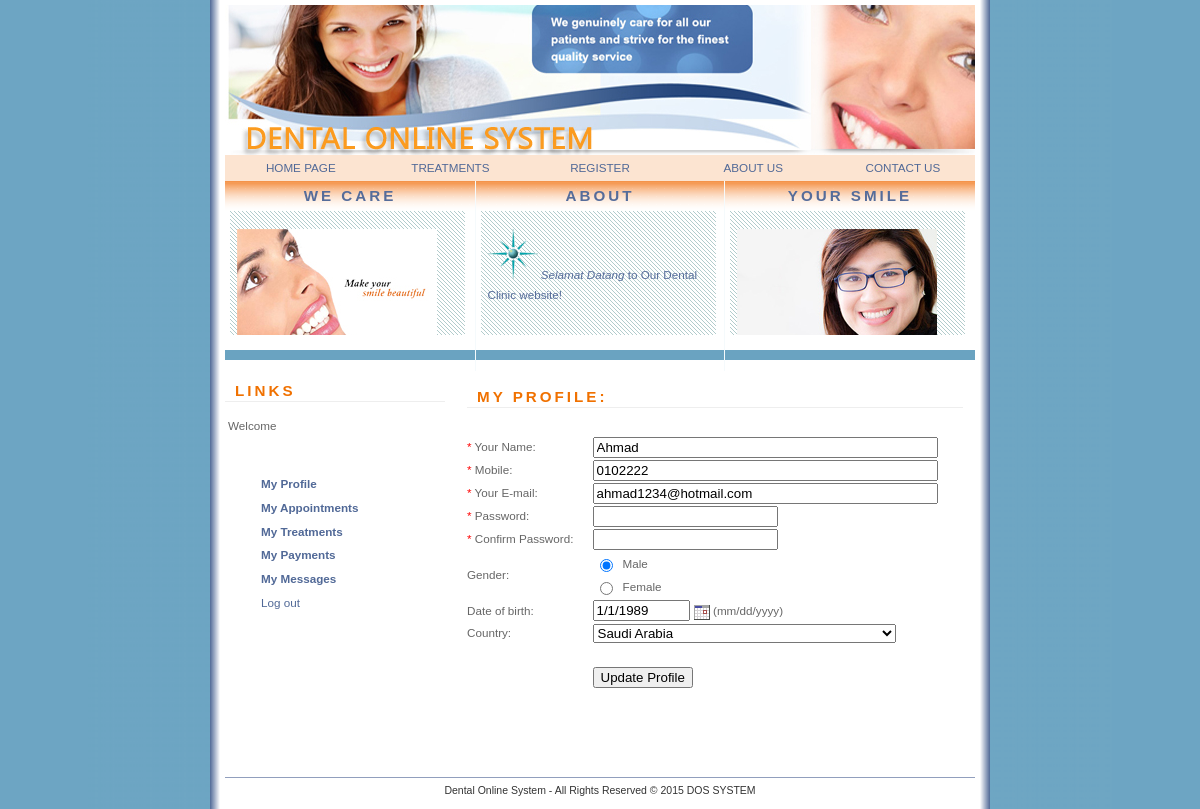
The app's page /profile.php?id=2, older data.
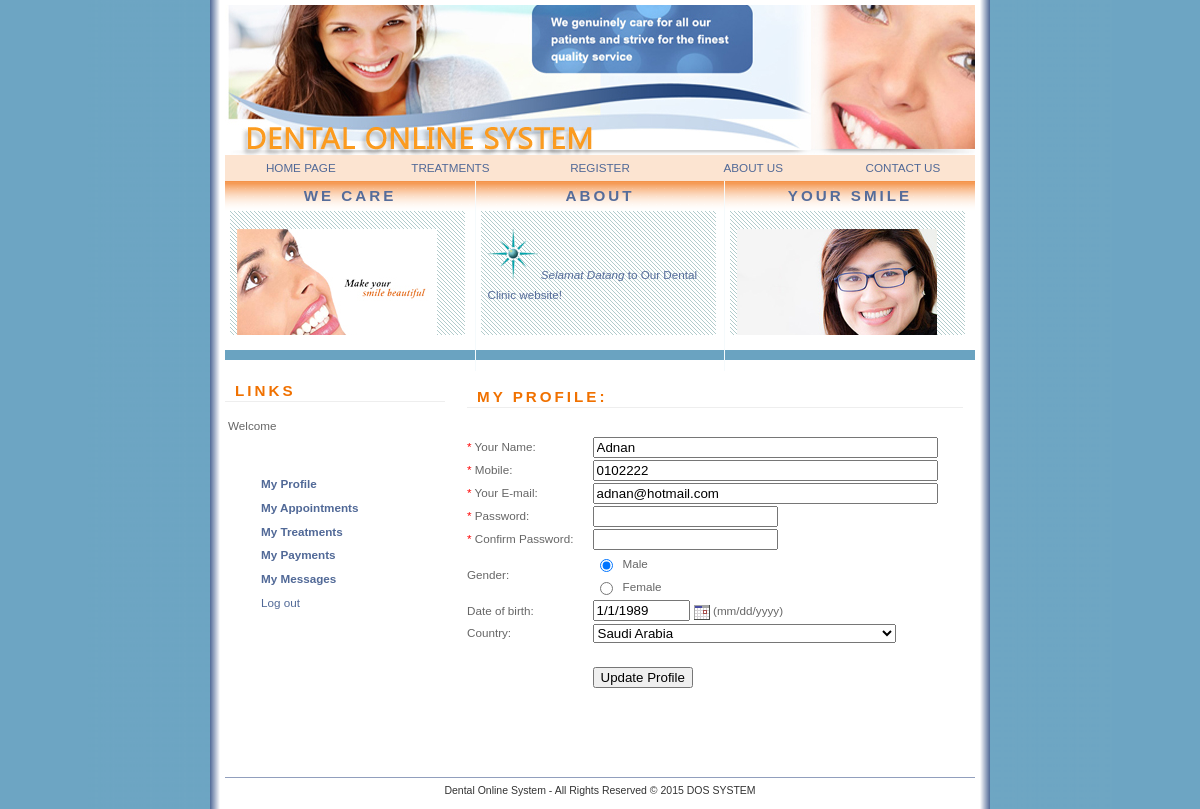
The same page, newer data.
### tables this page shows
CREATE TABLE `patient` (
  `id` int(10) unsigned NOT NULL auto_increment,
  `name` varchar(45) NOT NULL,
  `password` varchar(45) NOT NULL,
  `gender` varchar(45) NOT NULL,
  `mobile` varchar(45) NOT NULL,
  `email` varchar(45) NOT NULL,
  `dob` varchar(45) NOT NULL,
  `country` varchar(45) NOT NULL,
  `date_` varchar(45) NOT NULL,
  PRIMARY KEY  (`id`)
);

### profile.php (the view, shortened to what the changed rows need)
<!DOCTYPE html PUBLIC "-//W3C//DTD XHTML 1.0 Transitional//EN" "http://www.w3.org/TR/xhtml1/DTD/xhtml1-transitional.dtd">
<html xmlns="http://www.w3.org/1999/xhtml">
<head>
<link href="style.css" rel="stylesheet" type="text/css" />
	<link rel="stylesheet" href="calendar.css">
</head>
<body>
<div id="container">
  <div id="banner">
    <h1>&nbsp;</h1>
    <h1>&nbsp;</h1>
    <h1 class="style3">&nbsp;</h1>
  </div>
  <div class="intro">
    <h2> We care </h2>
  </div>
  <div class="intro2">
    <h2> about </h2>
  </div>
  <div class="intro3">
    <h2> your smile </h2>
  </div>
  <div id="sidebar">
    <h1> Links </h1>
  </div>
  <div id="content">
    <?
		$pid = $_GET["id"];
		$data = mysql_fetch_array(mysql_query("SELECT name,gender,mobile,email,dob,country FROM patient WHERE id = '$pid' "));
		$name = $data[0];
		$mobile = $data[2];
		$email = $data[3];
		$dob = $data[4];
	if(isset($_POST['update']))
	{
		$name = $_REQUEST["name"];
		$gender = $_POST['gender'];
		$mobile = $_POST['mobile'];
		$email = $_POST['email'];
		$dob = $_POST['timestamp'];
		$country = $_POST['country'];
		$password = $_POST['password'];
		$repassword = $_POST['repassword'];
		if($password != $repassword)
		{
			echo "<center><h3>Password and Confirm password do not match!</h3>";
			echo "<a href='javascript:history.back();'>Back</a></center>";
		}
		else
		{
				$sqlUpdate = "UPDATE patient SET name='$name',gender='$gender',mobile='$mobile',email='$email',dob='$dob',country='$country', 	              password='$password' WHERE id='$pid'";
				mysql_query($sqlUpdate);
				echo "<center><h3>Account updated successfully.</h3></center>";
				$where = "profile.php?id=$pid";
				echo "<META HTTP-EQUIV=\"Refresh\" CONTENT=\"2;URL=$where\">";
		}
	}
	else
	{
	?>
    <form action="<?php echo $_SERVER['PHP_SELF'];?>?id=<?php echo $pid;?>" method="post" name="form1">
    <table width="500" border="0" cellpadding="0" cellspacing="2">
      <tr>
        <td height="30" colspan="2"><h1>My Profile:</h1></td>
      </tr>
      <tr>
        <td colspan="2">&nbsp;</td>
      </tr>
      <tr>
        <td width="25%" class="form_label_right"><span class="style7">*</span> Your Name: </td>
        <td width="75%"><input name="name" type="text" id="name" value="<? echo $name;?>" size="40" /></td>
      </tr>
      <tr>
        <td class="form_label_right"><span class="style7">*</span> Mobile:</td>
        <td><input name="mobile" type="text" id="mobile" size="40" value="<? echo $mobile;?>"/></td>
      </tr>
      <tr>
        <td class="form_label_right"><span class="style7">*</span> Your E-mail: </td>
        <td><input name="email" type="text" id="email" size="40" value="<? echo $email;?>"/></td>
      </tr>
      <tr>
        <td class="form_label_right"><span class="style7">*</span> Password: </td>
        <td><input name="password" type="password" id="password" size="20" /></td>
      </tr>
      <tr>
        <td class="form_label_right"><span class="style7">*</span> Confirm Password: </td>
        <td><input name="repassword" type="password" id="repassword" size="20" /></td>
      </tr>
      <tr>
        <td class="form_label_right">Gender: </td>
        <td><table width="34%" border="0" cellspacing="1" cellpadding="1">
            <tr>
              <td width="22%"><input name="gender" type="radio" value="Male" checked="checked" /></td>
              <td width="78%" class="form_label_left">Male</td>
            </tr>
            <tr>
              <td><input name="gender" type="radio" value="Female"/></td>
              <td class="form_label_left">Female</td>
            </tr>
        </table></td>
      </tr>
      <tr>
        <td class="form_label_right">Date of birth: </td>
        <td><input name="timestamp" type="text" size="9" value="<? echo $dob;?>" />
        (mm/dd/yyyy)</td>
      </tr>
      <tr>
        <td> Country: </td>
        <td><select name="country" size="1">
          <option value="Saudi Arabia" selected="selected">Saudi Arabia</option>
        </select>        </td>
      </tr>
      <tr>
        <td colspan="2">&nbsp;</td>
      </tr>
      <tr>
        <td>&nbsp;</td>
        <td><input name="update" type="submit" id="update" value="Update Profile" /></td>
      </tr>
    </table>
	</form>
	<?
	}
	?>
  </div>
</div>
</body>
</html>

Row changes from the older to the newer data that the page shows:
changed patient: name "Ahmad" → "Adnan"; email "ahmad1234@hotmail.com" → "adnan@hotmail.com"
